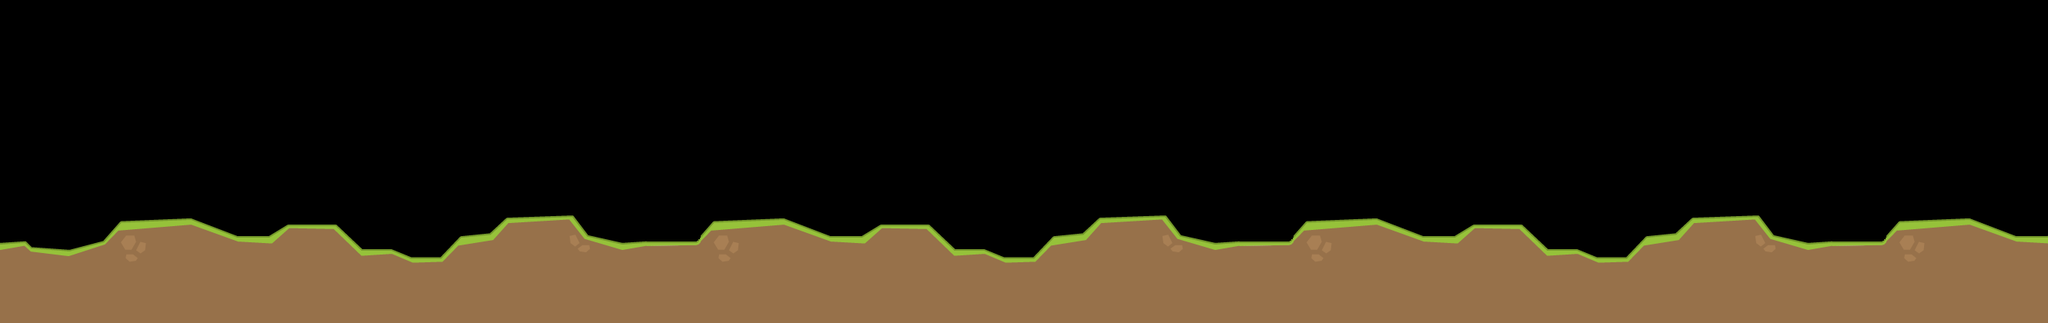

A level layout from a 2D game, rendered from its tile map. Below: a short description, then the map file with its tile-grid data intact:
An orthogonal 38x6 tile map with 70x70 px tiles, 1 tile layer (platform) and 1 object.

<map version="1.0" orientation="orthogonal" renderorder="right-down" width="38" height="6" tilewidth="70" tileheight="70" nextobjectid="12">
 <properties>
  <property name="wheelX" type="" value="" />
  <property name="wheelY" value="26" />
  <property name="xList" type="" value="" />
 </properties>
 <tileset firstgid="1" name="platformTiles" tilewidth="70" tileheight="70" tilecount="26" columns="13">
  <image source="../world1/platform.png" width="910" height="140" />
 </tileset>
 <layer name="platform" width="38" height="6">
  <data encoding="csv">
0,0,0,0,0,0,0,0,0,0,0,0,0,0,0,0,0,0,0,0,0,0,0,0,0,0,0,0,0,0,0,0,0,0,0,0,0,0,
0,0,0,0,0,0,0,0,0,0,0,0,0,0,0,0,0,0,0,0,0,0,0,0,0,0,0,0,0,0,0,0,0,0,0,0,0,0,
0,0,0,0,0,0,0,0,0,0,0,0,0,0,0,0,0,0,0,0,0,0,0,0,0,0,0,0,0,0,0,0,0,0,0,0,0,0,
0,0,0,0,0,0,0,0,0,0,0,0,0,0,0,0,0,0,0,0,0,0,0,0,0,0,0,0,0,0,0,0,0,0,0,0,0,0,
1,2,3,4,5,6,7,8,9,10,11,12,13,3,4,5,6,7,8,9,10,11,12,13,3,4,5,6,7,8,9,10,11,12,13,3,4,5,
14,14,14,14,14,14,14,14,14,14,14,14,14,14,14,14,14,14,14,14,14,14,14,14,14,14,14,14,14,14,14,14,14,14,14,14,14,14
</data>
 </layer>
 <objectgroup name="platformCollide">
  <object id="11" x="0.666667" y="316.667">
   <polyline points="0,0 32,-4 39.3333,4 88.6667,8 134,-4 156,-29.3333 248,-34 306.667,-10 348,-10 371.333,-24.6667 434,-26 469.333,6.66667 508,6 533.333,17.3333 571.333,16.6667 597.333,-8.66667 635.333,-13.3333 656.667,-32.6667 742.667,-38 763.333,-12 804.667,-1.33333 902.667,-2.66667 926,-28.6667 1018,-34 1077.33,-10 1119.33,-10 1141.33,-24.6667 1206.67,-25.3333 1240,6.66667 1276.67,5.33333 1304,17.3333 1342.67,17.3333 1368,-9.33333 1406.67,-12.6667 1427.33,-31.3333 1512.67,-37.3333 1533.33,-11.3333 1577.33,-1.33333 1674.67,-3.33333 1696,-28.6667 1788.67,-34 1849.33,-10 1888,-10 1913.33,-24.6667 1976.67,-25.3333 2010,7.33333 2047.33,5.33333 2074,18 2112,17.3333 2137.33,-8.66667 2176,-13.3333 2196.67,-32.6667 2284.67,-37.3333 2303.33,-11.3333 2346,-0.666667 2444,-2.66667 2466.67,-28 2556.67,-33.3333 2617.33,-9.33333 2659.33,-8.66667 2659.33,103.333 -0.666667,103.333 -0.666667,-2.66667" />
  </object>
 </objectgroup>
</map>
